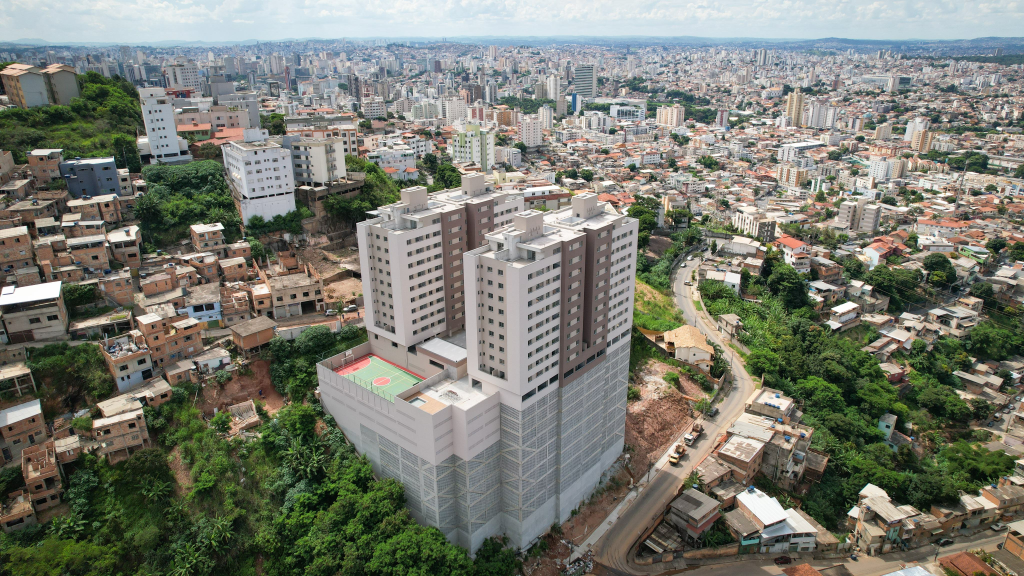
#> input picture equipe/fotos/obras-empreendimentos/portfolio-2024_p08_mirante-sao-lucas_UNENCO_bh-MG_4096x2304.jpeg, 4096 x 2304 px (shown at 1/4 size)
$ python otimiza_imagens.py
#> lines starting #> are read from the running program, lines starting #| are printed output that depends on the picture
"""Gera os assets web a partir das fontes em equipe/ (fotos, BIM, marca) e de _build/src-ia/.
Saída: site/assets/img/** + _build/data/imagens.json (dimensões de cada variante).
Requer só Pillow (WebP). Uso: python3 otimiza_imagens.py"""
import json, pathlib, re, statistics
from PIL import Image, ImageChops, ImageDraw, ImageOps

B = pathlib.Path(__file__).resolve().parent
SITE = B.parent; EQ = SITE.parent / 'equipe'; IMG = SITE / 'assets/img'
man = {}

def save_set(im, outdir, name, widths, q=78, crop=None):
    import os
    if os.environ.get('SO_LOGOS') and (outdir / f'{name}-{min(widths)}.webp').exists():
        W, H = ImageOps.exif_transpose(im).size; vs = sorted(set(min(w, W) for w in widths))
        man[f'{outdir.relative_to(IMG)}/{name}'] = {'w': W, 'h': H, 'widths': vs, 'ratio': round(W / H, 4)}; return
    outdir.mkdir(parents=True, exist_ok=True)
    im = ImageOps.exif_transpose(im).convert('RGB')
    W, H = im.size; vs = []
    for w in sorted(set(min(w, W) for w in widths)):
        h = round(H * w / W); r = im.resize((w, h), Image.LANCZOS)
        r.save(outdir / f'{name}-{w}.webp', 'WEBP', quality=q, method=6)
        r.save(outdir / f'{name}-{w}.jpg', 'JPEG', quality=q + 4, optimize=True, progressive=True)
        vs.append(w)
    man[f'{outdir.relative_to(IMG)}/{name}'] = {'w': W, 'h': H, 'widths': vs, 'ratio': round(W / H, 4)}

def trim_white(im, pad=0.05, thr=245):
    g = im.convert('L').point(lambda v: 255 if v < thr else 0)
    bb = g.getbbox()
    if not bb: return im
    x0, y0, x1, y1 = bb; p = int(max(x1 - x0, y1 - y0) * pad)
    W, H = im.size
    return im.crop((max(0, x0 - p), max(0, y0 - p), min(W, x1 + p), min(H, y1 + p)))

PROJ = {'mirante-sao-lucas': 'mirante-sao-lucas', 'bosque-dos-ipes': 'bosque-dos-ipes',
        'parque-lagoa-dos-principes': 'parque-lagoa-dos-principes-e-lagoa-nova', 'residencial-monte-carlo': 'residencial-monte-carlo',
        'residencial-vila-atlantico': 'residencial-vila-atlantico', 'residencial-vila-maria': 'residencial-vila-maria',
        'residencial-alta-vista': 'residencial-alta-vista', 'residencial-ville-luxemburgo': 'residencial-ville-luxemburgo',
        'residencial-portal-do-cerrado': 'residencial-portal-do-cerrado', 'residencial-scharle': 'residencial-scharle',
        'residencial-pacifico': 'residencial-pacifico', 'residencial-portal-do-engenho': 'residencial-portal-do-engenho'}
for f in sorted((EQ / 'fotos/obras-empreendimentos').glob('*.jpeg')):
    slug = next(v for k, v in PROJ.items() if k in f.name)
    save_set(Image.open(f), IMG / 'projetos', slug, [480, 800, 1200, 1600, 2400], q=74)
#> in save_set, im is the input picture: PIL image 4096x2304 RGB; mean R, G, B 121.2, 122.9, 112.2
#> the loop in save_set, `for w in sorted(set(min(w, W) for w in widths)):` made 5 passes
#> (w, h) on passes 1 to 5: (480, 270), (800, 450), (1200, 675), (1600, 900), (2400, 1350)
#> pass 1, in save_set, `r = im.resize((w, h), Image.LANCZOS)`:
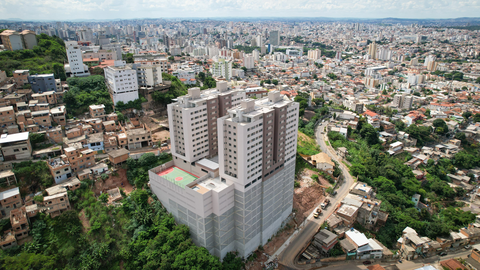
#> r: PIL image 480x270 RGB; mean R, G, B 121.2, 122.9, 112.2
#> pass 2, in save_set, `r = im.resize((w, h), Image.LANCZOS)`:
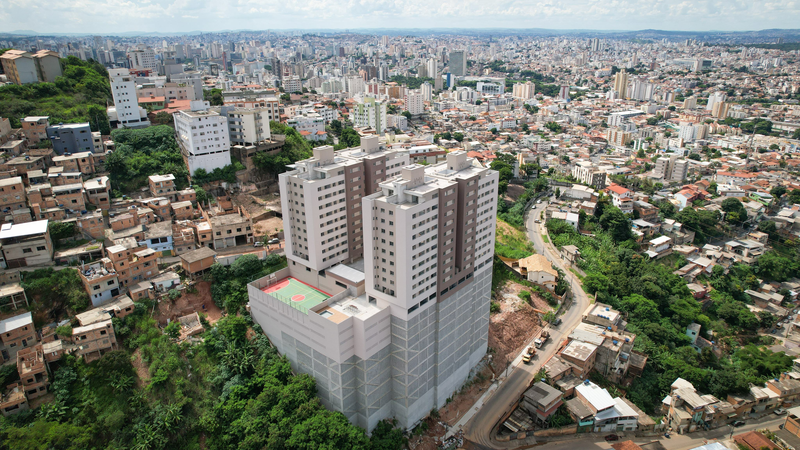
#> r: PIL image 800x450 RGB; mean R, G, B 121.2, 122.9, 112.2
#> pass 3, in save_set, `r = im.resize((w, h), Image.LANCZOS)`:
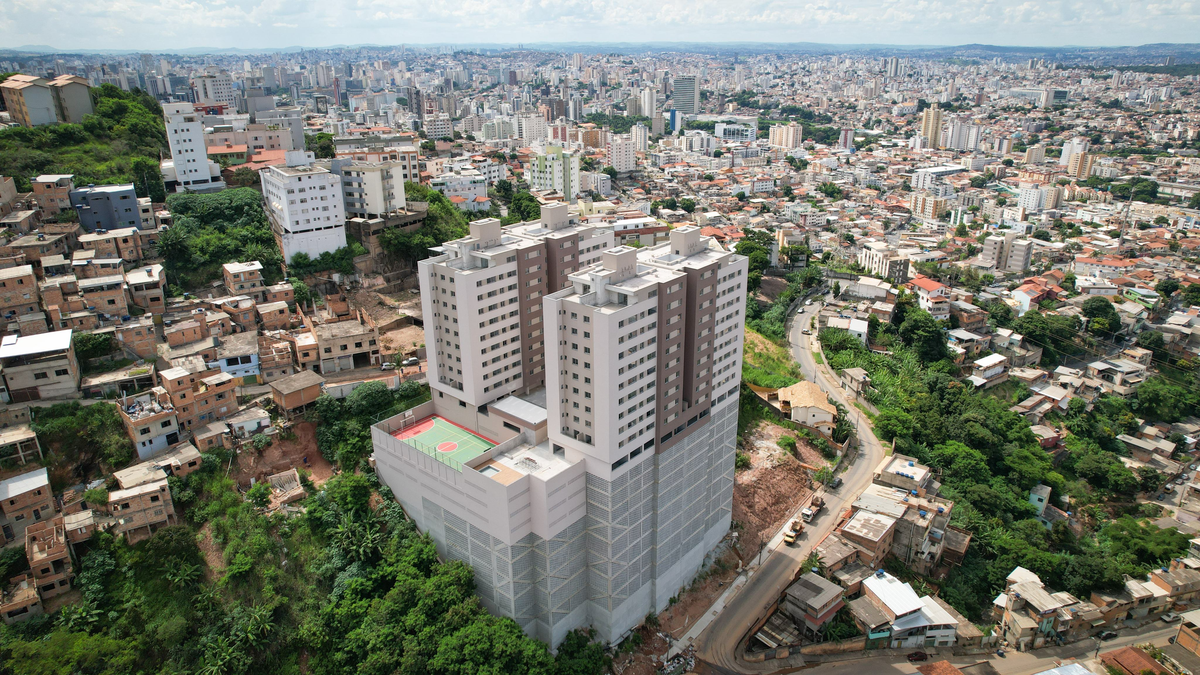
#> r: PIL image 1200x675 RGB; mean R, G, B 121.2, 122.9, 112.2
#> after the loop in save_set, `for w in sorted(set(min(w, W) for w in widths)):`: vs = [480, 800, 1200, 1600, 2400]

for i, f in enumerate(sorted((EQ / 'fotos/bim-modelos-3d').glob('*.jpeg')), 1):
    save_set(trim_white(Image.open(f).convert('RGB')), IMG / 'bim', f'bim-{i:02d}', [480, 800, 1200, 1800], q=80)

for f in sorted((B / 'src-ia').glob('*.png')):
    save_set(trim_white(Image.open(f).convert('RGB'), pad=0.04), IMG / 'ilustracoes', f.stem, [480, 800, 1200, 1800], q=80)

save_set(Image.open(EQ / 'marca/portfolio-2024_fundo-capa_5339x3049.jpeg'), IMG / 'marca', 'fundo-azul', [800, 1600, 2400], q=64)
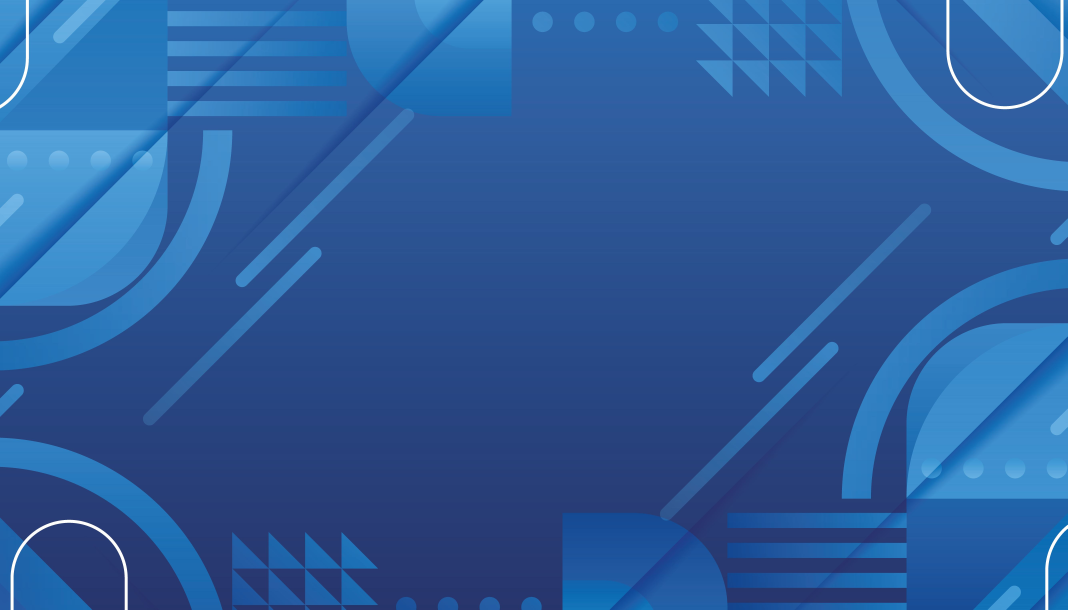
#> input picture equipe/marca/portfolio-2024_fundo-capa_5339x3049.jpeg, 5339 x 3049 px (shown at 1/5 size)
#> in save_set, im is the input picture: PIL image 5339x3049 RGB; mean R, G, B 44.6, 92.7, 156
#> the loop in save_set (call 2), `for w in sorted(set(min(w, W) for w in widths)):` made 3 passes
#> (w, h) on passes 1 to 3: (800, 457), (1600, 914), (2400, 1371)
#> pass 1, in save_set (call 2), `r = im.resize((w, h), Image.LANCZOS)`:
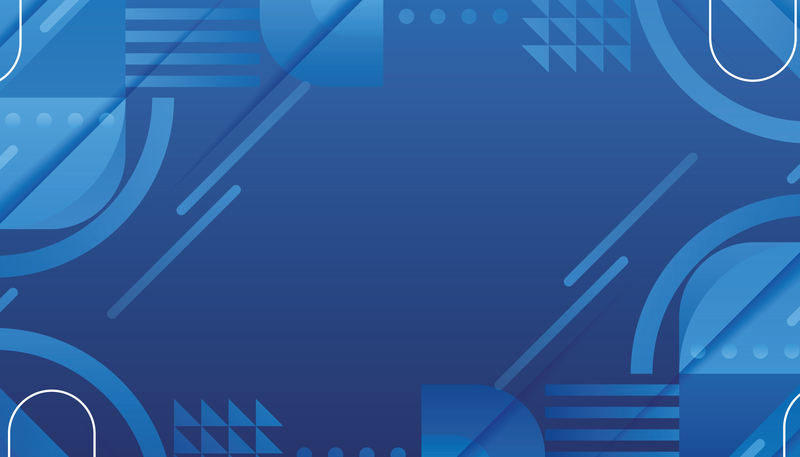
#> r: PIL image 800x457 RGB; mean R, G, B 44.5, 92.7, 156
#> after the loop in save_set (call 2), `for w in sorted(set(min(w, W) for w in widths)):`: vs = [800, 1600, 2400]

# ---- logos de clientes: versão monocromática (mesma forma, cor única) ----
NOMES = ['precon', 'mrv', 'direcional', 'tenda', 'riva', 'rni', 'vic', 'patrimar', 'novolar', 'quartzo', 'erglares', 'rrx',
         'prix', 'mello-azevedo', 'vitta', 'mcp', 'cte', 'gabbai', 'unenco', 'brz', 'vila', 'chandon', 'center-norte', 'catagua']
INK = (74, 85, 98)  # neutral-600 #4A5562
(IMG / 'clientes').mkdir(parents=True, exist_ok=True)
for f in sorted((EQ / 'marca/logos-clientes').glob('*.jpeg')):
    n = int(re.search(r'cliente-(\d+)', f.name).group(1)); slug = NOMES[n - 1]
    im = Image.open(f).convert('RGB')
    if slug == 'mello-azevedo':  # logo original é um retângulo branco sobre fundo preto: usa só o retângulo
        im = im.crop(im.convert('L').point(lambda v: 255 if v > 200 else 0).getbbox())
    W, H = im.size
    kc = {'brz': 0.0}.get(slug, 0.55)
    px = im.load()
    border = [px[x, y] for x in range(0, W, max(1, W // 60)) for y in (0, H - 1)] + [px[x, y] for y in range(0, H, max(1, H // 30)) for x in (0, W - 1)]
    bg = tuple(statistics.median(c[i] for c in border) for i in range(3))
    lum = lambda c: (0.2126 * c[0] + 0.7152 * c[1] + 0.0722 * c[2]) / 255
    Lb = lum(bg)
    a = Image.new('L', (W, H)); ap = a.load(); vals = []
    for y in range(H):
        for x in range(W):
            c = px[x, y]
            d = (((c[0] - bg[0]) ** 2 + (c[1] - bg[1]) ** 2 + (c[2] - bg[2]) ** 2) ** .5) / 441
            ink = max(abs(lum(c) - Lb), kc * d)
            ap[x, y] = int(ink * 255)
            if ink > 0.03: vals.append(ink)
    vals.sort(); top = vals[int(len(vals) * 0.98)] if vals else 1
    if slug == 'brz':  # quadrado amarelo vira cinza claro proporcional; texto escuro fica cheio
        a = a.point(lambda v: min(255, int(v / (top * 255) * 255)))
    else:              # binário com borda suave: qualquer traço acima do ruído do JPEG vira tinta
        lo, hi = 0.045 * 255, 0.13 * 255
        a = a.point(lambda v: 0 if v <= lo else 255 if v >= hi else int((v - lo) / (hi - lo) * 255))
    if slug == 'chandon':  # traço muito fino no original: engrossa levemente para continuar legível reduzido
        from PIL import ImageFilter; a = a.filter(ImageFilter.MaxFilter(7))
    bb = a.point(lambda v: 255 if v > 40 else 0).getbbox(); a = a.crop(bb)
    out = Image.new('RGBA', a.size, INK + (0,)); out.putalpha(a)
    th = 120
    if out.size[1] > th: out = out.resize((round(out.size[0] * th / out.size[1]), th), Image.LANCZOS)
    out.save(IMG / f'clientes/{slug}.png', optimize=True)
    out.save(IMG / f'clientes/{slug}.webp', 'WEBP', quality=90, method=6)
    man[f'clientes/{slug}'] = {'w': out.size[0], 'h': out.size[1], 'ratio': round(out.size[0] / out.size[1], 4)}

# ---- favicon a partir do símbolo vetorial (polígonos retos) ----
#> (the run stopped early here; a loop or call above may not have finished)
